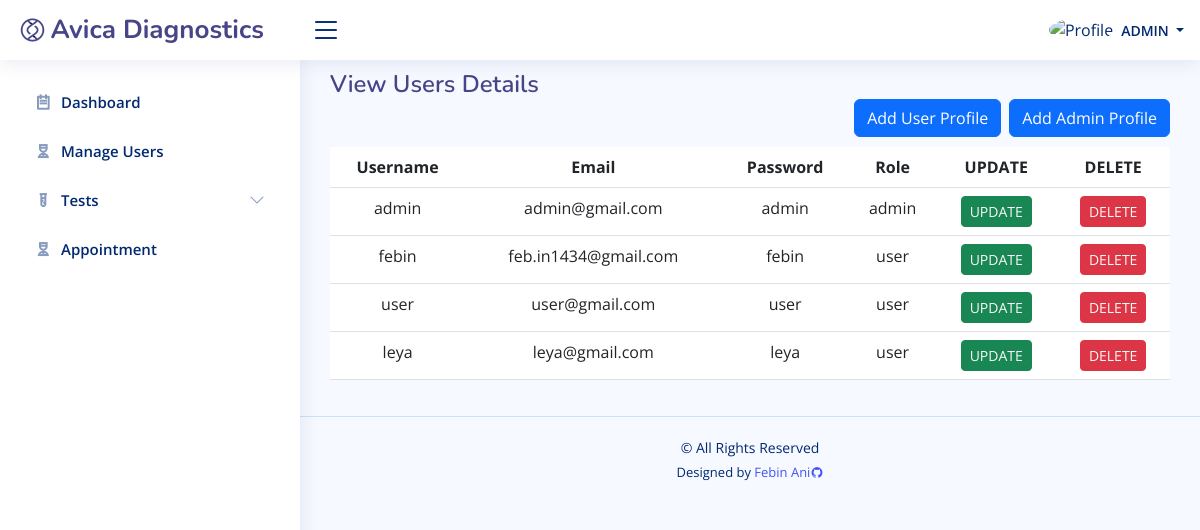
The page /admin/register.php (signed in) on the database as committed earlier.
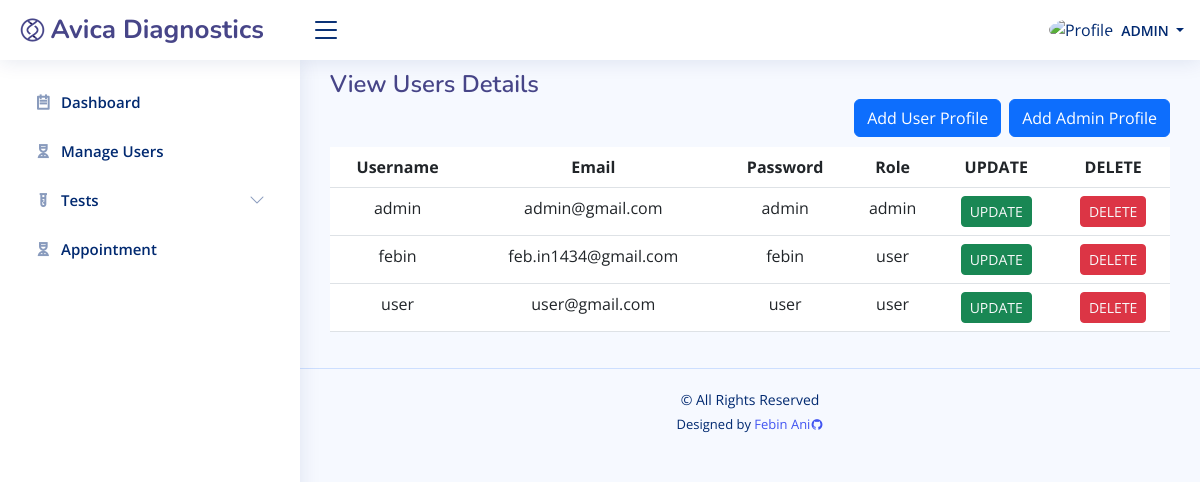
The same page on the database as committed later.
### tables this page shows
CREATE TABLE `tb_user` (
  `id` int(10) NOT NULL,
  `fname` text NOT NULL,
  `lname` text NOT NULL,
  `gender` varchar(30) NOT NULL,
  `contact` varchar(100) NOT NULL,
  `username` varchar(50) NOT NULL,
  `email` text NOT NULL,
  `pass` text NOT NULL,
  `dob` date NOT NULL,
  `address` text NOT NULL,
  `usertype` text NOT NULL,
  `date_created` datetime NOT NULL,
  `date_updated` datetime DEFAULT NULL
);

### admin/register.php (the view, shortened to what this page needs)
<?php
	include('constant/security.php');
	include('constant/header.php');
	include('constant/sidebar.php');
?>
<main id="main" class="main">
    <div class="pagetitle">
      <h1>View Users Details</h1>
      <div class="d-grid gap-2 d-md-flex justify-content-md-end">
        <button type="button" class="btn btn-primary" data-bs-toggle="modal" data-bs-target="#adduserprofile">
              Add User Profile
        </button>
        <button type="button" class="btn btn-primary" data-bs-toggle="modal" data-bs-target="#addadminprofile">
            Add Admin Profile
        </button>
      </div>
    </div>
    <section class="section">
      <div class="row">
        <div class="col-lg-12">
          <table class="table">
            <thead>
              <tr class="text-center">
                <th scope="col">Username</th>
                <th scope="col">Email</th>
                <th scope="col">Password</th>
                <th scope="col">Role</th>
                <th scope="col">UPDATE</th>
                <th scope="col">DELETE</th>
              </tr>
            </thead>
            <tbody>
            <?php
              $res=mysqli_query($conn,"SELECT * FROM `tb_user`");
              if (mysqli_num_rows($res) > 0 ) {
                  while($row=mysqli_fetch_array($res)){
                      echo "<tr class='text-center'>";
                      echo "<td>".$row['username']."</td>";
                      echo "<td>".$row['email']."</td>";
                      echo "<td>".$row['pass']."</td>";
                      echo "<td>".$row['usertype']."</td>";
                      echo "<td>";
                      ?>
                        <button class="btn btn-success btn-sm">
                          <a class="link-light" href="update.php?id=<?php echo $row["id"]; ?>">UPDATE</a>
                        </button>
                      <?php
                        echo "</td>";
                        echo "<td>";
                      ?>
                        <button class="btn btn-danger btn-sm" >
                          <a class="link-light" href="delete.php?id=<?php echo $row["id"]; ?>">DELETE
                        </button>
                      <?php
                      echo "</td>";
                      echo "</tr>";
                  }
              }
            ?>
            </tbody>
          </table>
        </div>
      </div>
    </section>
  </main>
<?php
  include('constant/footer.php');
?>

### admin/constant/header.php (shortened to what this page needs)
<!DOCTYPE html>
<html lang="en">
<head>
  <link href="assets/vendor/bootstrap/css/bootstrap.min.css" rel="stylesheet">
  <link href="assets/vendor/bootstrap-icons/bootstrap-icons.css" rel="stylesheet">
  <link href="assets/vendor/boxicons/css/boxicons.min.css" rel="stylesheet">
  <link href="assets/vendor/quill/quill.snow.css" rel="stylesheet">
  <link href="assets/vendor/quill/quill.bubble.css" rel="stylesheet">
  <link href="assets/vendor/remixicon/remixicon.css" rel="stylesheet">
  <link href="assets/vendor/simple-datatables/style.css" rel="stylesheet">
  <link href="assets/css/style.css" rel="stylesheet">
  <link rel="stylesheet" type="text/css" href="https://common.olemiss.edu/_js/sweet-alert/sweet-alert.css">
</head>
<body>
  <header id="header" class="header fixed-top d-flex align-items-center">
    <div class="d-flex align-items-center justify-content-between">
      <a href="index.php" class="logo d-flex align-items-center">
        <img src="assets/img/logo.png" alt="">
        <span class="d-none d-lg-block">Avica Diagnostics</span>
      </a>
      <i class="bi bi-list toggle-sidebar-btn"></i>
    </div>
    <nav class="header-nav ms-auto">
      <ul class="d-flex align-items-center">
        <li class="nav-item dropdown pe-3">
          <a class="nav-link nav-profile d-flex align-items-center pe-0" href="#" data-bs-toggle="dropdown">
            <img src="https://github.com/febin-ani.png" alt="Profile" class="rounded-circle">
            <span class="d-none d-md-block dropdown-toggle ps-2">
            <?php echo "<span class='text-uppercase'>" .$_SESSION['usertype']. "</span>"; ?>
            </span>
          </a>
        </li>
      </ul>
    </nav>
  </header>

### admin/constant/sidebar.php (shortened to what this page needs)
 <aside id="sidebar" class="sidebar">
<ul class="sidebar-nav" id="sidebar-nav">
  <li class="nav-item">
    <a class="nav-link collapsed" href="index.php">
      <i class="ri-todo-line"></i>
      <span>Dashboard</span>
    </a>
  </li>
  <li class="nav-item">
    <a class="nav-link collapsed" href="register.php">
      <i class="ri-nurse-line"></i>
      <span>Manage Users</span>
    </a>
  </li>
  <li class="nav-item">
    <a class="nav-link collapsed" data-bs-target="#test-nav" data-bs-toggle="collapse" href="#">
      <i class="ri-test-tube-line"></i><span>Tests</span><i class="bi bi-chevron-down ms-auto"></i>
    </a>
  </li>
  <li class="nav-item">
    <a class="nav-link collapsed" href="appointment.php">
      <i class="ri-nurse-line"></i>
      <span>Appointment</span>
    </a>
  </li>
</ul>
</aside>

### constant/footer.php (shortened to what this page needs)
 <footer id="footer" class="footer">
    <div class="copyright">
      &copy;  All Rights Reserved
    </div>
    <div class="credits">
      Designed by <a href="https://github.com/febin-ani">Febin Ani<i class="ri-github-fill"></i></a>
    </div>
  </footer>
</body>
</html>

### admin/assets/css/style.css (style rules this page uses)
:root { scroll-behavior: smooth; }
body { font-family: "Open Sans", sans-serif; background: #f6f9ff; color: #444444; }
a { color: #4154f1; text-decoration: none; }
h1, h2, h3, h4, h5, h6 { font-family: "Nunito", sans-serif; }
#main { margin-top: 50px; padding: 20px 30px; transition: all 0.3s; }
.pagetitle { margin-bottom: 10px; }
.pagetitle h1 { font-size: 24px; margin-bottom: 0; font-weight: 600; color: rgb(71, 69, 136); }
.logo { line-height: 1; }
@media (min-width: 1200px) { .logo { width: 280px; } }
.logo img { max-height: 26px; margin-right: 6px; }
.logo span { font-size: 26px; font-weight: 700; color: rgb(71, 69, 136); font-family: "Nunito", sans-serif; }
.header { transition: all 0.5s; z-index: 997; height: 60px; box-shadow: 0px 2px 20px rgba(1, 41, 112, 0.1); background-color: #fff; padding-left: 20px; }
.header .toggle-sidebar-btn { font-size: 32px; padding-left: 10px; cursor: pointer; color: #012970; }
.header-nav ul { list-style: none; }
.header-nav>ul { margin: 0; padding: 0; }
.header-nav .nav-profile { color: #012970; }
.header-nav .nav-profile img { max-height: 36px; }
.header-nav .nav-profile span { font-size: 14px; font-weight: 600; }
.sidebar { position: fixed; top: 60px; left: 0; bottom: 0; width: 300px; z-index: 996; transition: all 0.3s; padding: 20px; overflow-y: auto; scrollbar-width: thin; scrollbar-color: #aab7cf transparent; box-shadow: 0px 0px 20px rgba(1, 41, 112, 0.1); background-color: #fff; }
@media (min-width: 1200px) { #main, #footer { margin-left: 300px; } }
.sidebar-nav { padding: 0; margin: 0; list-style: none; }
.sidebar-nav li { padding: 0; margin: 0; list-style: none; }
.sidebar-nav .nav-item { margin-bottom: 5px; }
.sidebar-nav .nav-link { display: flex; align-items: center; font-size: 15px; font-weight: 600; color: #4154f1; transition: 0.3; background: #f6f9ff; padding: 10px 15px; border-radius: 4px; }
.sidebar-nav .nav-link i { font-size: 16px; margin-right: 10px; color: #4154f1; }
.sidebar-nav .nav-link.collapsed { color: #012970; background: #fff; }
.sidebar-nav .nav-link.collapsed i { color: #899bbd; }
.sidebar-nav .nav-link .bi-chevron-down { margin-right: 0; transition: transform 0.2s ease-in-out; }
.footer { padding: 20px 0; font-size: 14px; transition: all 0.3s; border-top: 1px solid #cddfff; }
.footer .copyright { text-align: center; color: #012970; }
.footer .credits { padding-top: 5px; text-align: center; font-size: 13px; color: #012970; }

Rows that differ between the two databases and show on the page:
removed tb_user: username "leya", email "leya@gmail.com", pass "leya", usertype "user"
